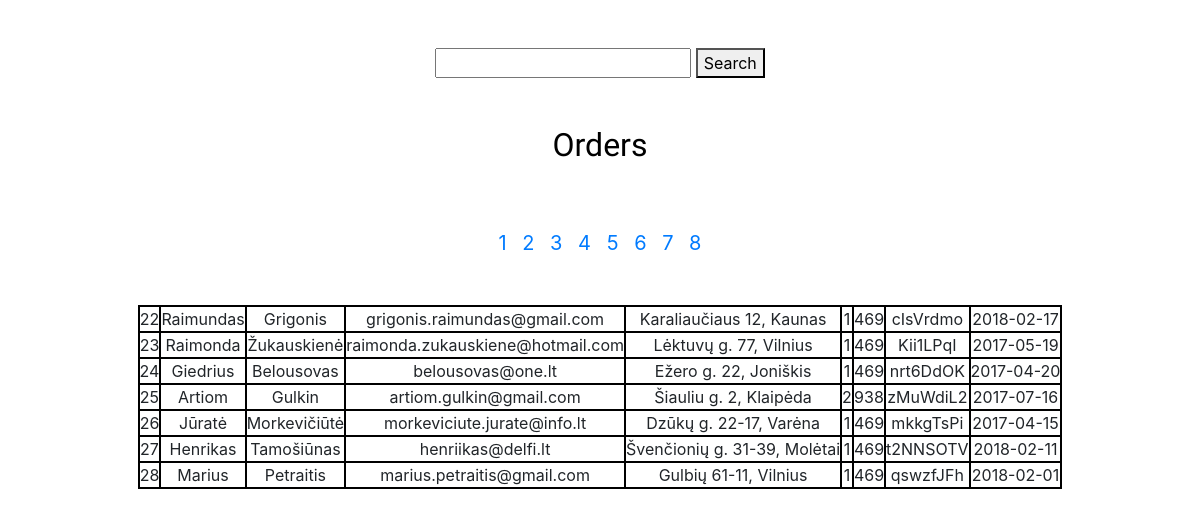
The page /php/order_list.php?page=4 on the database its author committed.
### tables this page shows
CREATE TABLE `orders` (
  `id` int(11) NOT NULL,
  `name` varchar(255) NOT NULL,
  `last_name` varchar(255) NOT NULL,
  `email` varchar(255) NOT NULL,
  `shipping_adr` varchar(255) NOT NULL,
  `qty` varchar(255) NOT NULL,
  `order_price` int(4) NOT NULL,
  `order_number` varchar(255) NOT NULL,
  `date` date NOT NULL
);

### php/db_conn.php (called while the page is built, shortened)
<?php
class dbh {
  protected function connect() {
    $this->servername = "localhost";
    $this->username = "root";
    $this->password = "root";
    $this->dbname = "nfq";
    $conn = new mysqli ($this->servername, $this->username, $this->password, $this->dbname);
    mysqli_query($conn, "SET NAMES 'utf8'");
    return $conn;
  }
}
?>

### php/classes.php (called while the page is built, shortened)
<?php
include_once ('./db_conn.php');
  class order extends dbh {
    public function getOrders ($search, $start, $qty, $sort_type, $sort_col) {
        $sql = "SELECT * FROM orders LIMIT $start, $qty";
        $result = $this->connect()->query($sql);
        return $result;
      }
  }
?>

### php/order_list.php (the view, shortened to what this page needs)
<?php
include_once ('./classes.php');
include_once ('./f_show_order_results.php');
?>
<!DOCTYPE html>
<html>
<head>
  <link rel="stylesheet" href="https://maxcdn.bootstrapcdn.com/bootstrap/4.0.0/css/bootstrap.min.css">
  <link rel="stylesheet" href="../css/style.css">
</head>
<body>
<div class="container-fluid">
  <div class="row form_div">
    <div class="col-md-12">
      <form class="mt-5 mb-5 text-center" action="order_list.php" method="get">
        <input type="text" name="searchin_phrase" value="">
        <button type="submit" name="search">Search</button>
      </form>
    </div>
  </div>
  <div class="row order_table">
    <div class="col-md-12">
      <p class="text-center h3 mb-3 fill_up_headline"><a href="./order_list.php">Orders</a></p>
      <?php
            $newOrder = new order();
            $results_per_page = 7;
            if (!isset($_GET['sort']) && !isset($_GET['search'])) {
              $allOrders = showResults($newOrder, 'getOrders', $results_per_page, "", "", "");
            }
            elseif (isset($_GET['searchin_phrase']) && $_GET['searchin_phrase'] === "") {
              header('Location: ./order_list.php');
            }
            elseif (isset($_GET['searchin_phrase'])) {
              $allOrders = showResults($newOrder, 'searchOrders', $results_per_page, $_GET['searchin_phrase'], "", "");
            }
            elseif (isset($_GET['sort'])) {
              $allOrders = showResults($newOrder, 'sortOrders', $results_per_page, "", $_GET['sort'], $_GET['column_name']);
            }
      ?>
    </div>
    </div>
            <table class="mx-auto">
              <?php while ($row = mysqli_fetch_assoc($allOrders)) { ?>
               <tr>
                <td class="table_data"><?php echo $row['id'] ?></td>
                <td class="table_data"><?php echo $row['name'] ?></td>
                <td class="table_data"><?php echo $row['last_name'] ?></td>
                <td class="table_data"><?php echo $row['email'] ?></td>
                <td class="table_data"><?php echo $row['shipping_adr'] ?></td>
                <td class="table_data"><?php echo $row['qty'] ?></td>
                <td class="table_data"><?php echo $row['order_price'] ?></td>
                <td class="table_data"><?php echo $row['order_number'] ?></td>
                <td class="table_data"><?php echo $row['date'] ?></td>
               </tr>
             <?php }?>
          </table>
    </div>
</body>
</html>

### css/style.css (style rules this page uses)
.fill_up_headline, .shipping_info_headline { font-family: 'Ubuntu Condensed', sans-serif; font-size: 2em; }
.order_table { height: auto; }
.form_div { height: auto; }
.table_data { border: 2px solid black; text-align: center; }
tr, th, td { padding: 0; }
.fill_up_headline a:link, .fill_up_headline a:visited, .fill_up_headline a:hover, .fill_up_headline a:active { color: black; text-decoration: none; cursor: pointer; }

### rows shown on the page
orders: id "22", name "Raimundas", last_name "Grigonis", email "grigonis.raimundas@gmail.com", shipping_adr "Karaliaučiaus 12, Kaunas", qty "1", order_price "469", order_number "cIsVrdmo", date "2018-02-17"
orders: id "23", name "Raimonda", last_name "Žukauskienė", email "raimonda.zukauskiene@hotmail.com", shipping_adr "Lėktuvų g. 77, Vilnius", qty "1", order_price "469", order_number "Kii1LPqI", date "2017-05-19"
orders: id "24", name "Giedrius", last_name "Belousovas", email "belousovas@one.lt", shipping_adr "Ežero g. 22, Joniškis", qty "1", order_price "469", order_number "nrt6DdOK", date "2017-04-20"
orders: id "25", name "Artiom", last_name "Gulkin", email "artiom.gulkin@gmail.com", shipping_adr "Šiauliu g. 2, Klaipėda", qty "2", order_price "938", order_number "zMuWdiL2", date "2017-07-16"
orders: id "26", name "Jūratė", last_name "Morkevičiūtė", email "morkeviciute.jurate@info.lt", shipping_adr "Dzūkų g. 22-17, Varėna", qty "1", order_price "469", order_number "mkkgTsPi", date "2017-04-15"
orders: id "27", name "Henrikas", last_name "Tamošiūnas", email "henriikas@delfi.lt", shipping_adr "Švenčionių g. 31-39, Molėtai", qty "1", order_price "469", order_number "t2NNSOTV", date "2018-02-11"
orders: id "28", name "Marius", last_name "Petraitis", email "marius.petraitis@gmail.com", shipping_adr "Gulbių 61-11, Vilnius", qty "1", order_price "469", order_number "qswzfJFh", date "2018-02-01"
